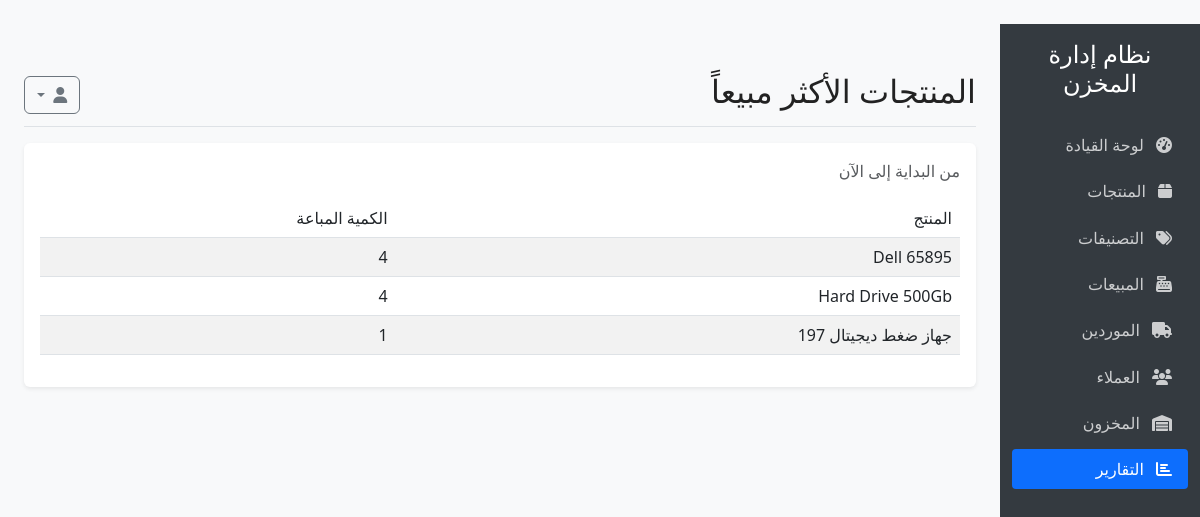
The page /reports/top-selling on the database as committed earlier.
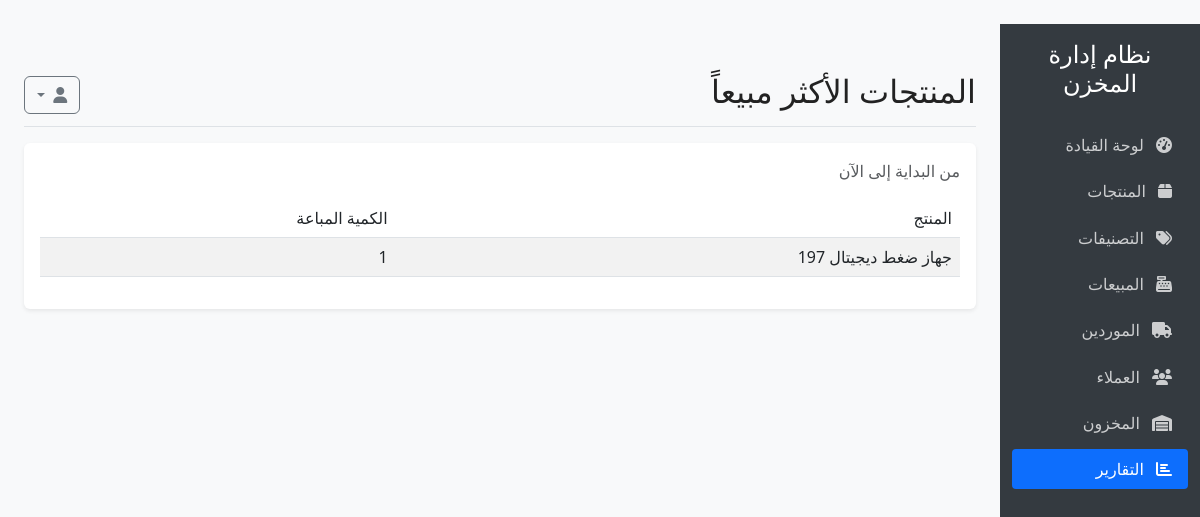
The same page on the database as committed later.
### models.py (models this page shows, shortened)
class Product(db.Model):
    __tablename__ = 'products'
    id = db.Column(db.Integer, primary_key=True)
    name = db.Column(db.String(100), nullable=False)
    description = db.Column(db.Text, nullable=True)
    barcode = db.Column(db.String(50), unique=True, nullable=True)
    sku = db.Column(db.String(50), unique=True, nullable=True)
    purchase_price = db.Column(db.Float, nullable=False, default=0)
    sale_price = db.Column(db.Float, nullable=False, default=0)
    min_quantity = db.Column(db.Integer, default=0)
    category_id = db.Column(db.Integer, db.ForeignKey('categories.id'), nullable=True)
    created_at = db.Column(db.DateTime, default=datetime.utcnow)
    updated_at = db.Column(db.DateTime, default=datetime.utcnow, onupdate=datetime.utcnow)
    inventory = db.relationship('Inventory', backref='product', uselist=False, lazy=True)
    purchase_items = db.relationship('PurchaseItem', backref='product', lazy=True)
    sale_items = db.relationship('SaleItem', backref='product', lazy=True)

### app.py (the view)
@app.route('/reports/top-selling', methods=['GET'])
def top_selling_report():
    start_date = request.args.get('start_date')
    end_date = request.args.get('end_date')
    limit = request.args.get('limit', 10, type=int)
    if start_date:
        start_date = datetime.strptime(start_date, '%Y-%m-%d').date()
    if end_date:
        end_date = datetime.strptime(end_date, '%Y-%m-%d').date()
    query = db.session.query(
        Product,
        db.func.sum(SaleItem.quantity).label('total_quantity')
    ).join(SaleItem, SaleItem.product_id == Product.id
    ).join(Sale, Sale.id == SaleItem.sale_id)
    if start_date:
        query = query.filter(Sale.sale_date >= start_date)
    if end_date:
        query = query.filter(Sale.sale_date <= end_date)
    query = query.group_by(Product.id).order_by(db.desc('total_quantity')).limit(limit)
    results = query.all()
    return render_template('reports/top_selling.html', results=results, start_date=start_date, end_date=end_date)

### app.py (called while the page is built)
@app.context_processor
def inject_settings():
    from models import Setting
    settings = {s.key: s.value for s in Setting.query.all()}
    return dict(settings=settings)

### templates/reports/top_selling.html (shortened to what this page needs)
﻿{% extends "base.html" %}
{% block header %}المنتجات الأكثر مبيعاً{% endblock %}
{% block content %}
<div class="card">
  <div class="card-body">
    <p class="text-muted">من {{ start_date or 'البداية' }} إلى {{ end_date or 'الآن' }}</p>
    <div class="table-responsive">
      <table class="table table-striped">
        <thead>
          <tr>
            <th>المنتج</th>
            <th>الكمية المباعة</th>
          </tr>
        </thead>
        <tbody>
          {% for product, total in results %}
          <tr>
            <td>{{ product.name }}</td>
            <td>{{ total }}</td>
          </tr>
          {% else %}
          <tr>
            <td colspan="2" class="text-center">لا توجد بيانات</td>
          </tr>
          {% endfor %}
        </tbody>
      </table>
    </div>
  </div>
</div>
{% endblock %}

Rows that differ between the two databases and show on the page:
removed Product: name "Dell 65895", total "4"
removed Product: name "Hard Drive 500Gb", category "4"
